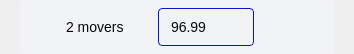
                              <widget class="QWidget" name="config_scroll_widget">
                               <property name="geometry">
                                <rect>
                                 <x>0</x>
                                 <y>0</y>
                                 <width>353</width>
                                 <height>54</height>
                                </rect>
                               </property>
                               <layout class="QVBoxLayout" name="config_scroll_layout">
                                <property name="spacing">
                                 <number>0</number>
                                </property>
                                <property name="leftMargin">
                                 <number>0</number>
                                </property>
                                <property name="topMargin">
                                 <number>0</number>
                                </property>
                                <property name="rightMargin">
                                 <number>0</number>
                                </property>
                                <property name="bottomMargin">
                                 <number>0</number>
                                </property>
                                <item>
                                 <widget class="QFrame" name="config_scroll_frame2">
                                  <property name="frameShape">
                                   <enum>QFrame::NoFrame</enum>
                                  </property>
                                  <property name="frameShadow">
                                   <enum>QFrame::Raised</enum>
                                  </property>
                                  <layout class="QVBoxLayout" name="config_scroll_layout2">
                                   <property name="spacing">
                                    <number>0</number>
                                   </property>
                                   <property name="leftMargin">
                                    <number>20</number>
                                   </property>
                                   <property name="topMargin">
                                    <number>0</number>
                                   </property>
                                   <property name="rightMargin">
                                    <number>20</number>
                                   </property>
                                   <property name="bottomMargin">
                                    <number>0</number>
                                   </property>
                                   <item alignment="Qt::AlignTop">
                                    <widget class="QFrame" name="config_clear_frame">
                                     <property name="minimumSize">
                                      <size>
                                       <width>0</width>
                                       <height>0</height>
                                      </size>
                                     </property>
                                     <property name="styleSheet">
                                      <string notr="true">QLabel {
	font-size: 14px;
	color: #070808;
}

QLineEdit {
	background: transparent;
	border: none;
	font-size: 14px;
	color: #070808;
	padding-left: 10px;
}

QLineEdit:enabled {
	border: 1px solid #0915CC;
	border-radius: 4px;
}</string>
                                     </property>
                                     <property name="frameShape">
                                      <enum>QFrame::NoFrame</enum>
                                     </property>
                                     <property name="frameShadow">
                                      <enum>QFrame::Raised</enum>
                                     </property>
                                     <layout class="QVBoxLayout" name="config_clear_layout">
                                      <property name="spacing">
                                       <number>0</number>
                                      </property>
                                      <property name="leftMargin">
                                       <number>0</number>
                                      </property>
                                      <property name="topMargin">
                                       <number>0</number>
                                      </property>
                                      <property name="rightMargin">
                                       <number>0</number>
                                      </property>
                                      <property name="bottomMargin">
                                       <number>0</number>
                                      </property>
                                      <item>
                                       <widget class="QFrame" name="frame_12">
                                        <property name="sizePolicy">
                                         <sizepolicy hsizetype="Preferred" vsizetype="Preferred">
                                          <horstretch>0</horstretch>
                                          <verstretch>0</verstretch>
                                         </sizepolicy>
                                        </property>
                                        <property name="minimumSize">
                                         <size>
                                          <width>0</width>
                                          <height>54</height>
                                         </size>
                                        </property>
                                        <property name="maximumSize">
                                         <size>
                                          <width>16777215</width>
                                          <height>16777215</height>
                                         </size>
                                        </property>
                                        <property name="styleSheet">
                                         <string notr="true">QFrame {
	background: #F2F3F6;
	border-radius: 4px;
}</string>
                                        </property>
                                        <property name="frameShape">
                                         <enum>QFrame::NoFrame</enum>
                                        </property>
                                        <property name="frameShadow">
                                         <enum>QFrame::Raised</enum>
                                        </property>
                                        <layout class="QHBoxLayout" name="horizontalLayout_8" stretch="1,0,0">
                                         <property name="spacing">
                                          <number>7</number>
                                         </property>
                                         <property name="leftMargin">
                                          <number>0</number>
                                         </property>
                                         <property name="topMargin">
                                          <number>0</number>
                                         </property>
                                         <property name="rightMargin">
                                          <number>80</number>
                                         </property>
                                         <property name="bottomMargin">
                                          <number>0</number>
                                         </property>
                                         <item alignment="Qt::AlignLeft">
                                          <widget class="QFrame" name="frame_13">
                                           <property name="frameShape">
                                            <enum>QFrame::NoFrame</enum>
                                           </property>
                                           <property name="frameShadow">
                                            <enum>QFrame::Raised</enum>
                                           </property>
                                           <layout class="QHBoxLayout" name="horizontalLayout_9">
                                            <property name="spacing">
                                             <number>7</number>
                                            </property>
                                            <property name="leftMargin">
                                             <number>17</number>
                                            </property>
                                            <property name="topMargin">
                                             <number>0</number>
                                            </property>
                                            <property name="rightMargin">
                                             <number>0</number>
                                            </property>
                                            <property name="bottomMargin">
                                             <number>0</number>
                                            </property>
                                            <item>
                                             <widget class="QLabel" name="label_11">
                                              <property name="minimumSize">
                                               <size>
                                                <width>22</width>
                                                <height>22</height>
                                               </size>
                                              </property>
                                              <property name="maximumSize">
                                               <size>
                                                <width>20</width>
                                                <height>20</height>
                                               </size>
                                              </property>
                                              <property name="styleSheet">
                                               <string notr="true"> image: url(:/image/config_users_icon.svg);</string>
                                              </property>
                                              <property name="text">
                                               <string/>
                                              </property>
                                              <property name="alignment">
                                               <set>Qt::AlignLeading|Qt::AlignLeft|Qt::AlignVCenter</set>
                                              </property>
                                             </widget>
                                            </item>
                                            <item>
                                             <widget class="QLabel" name="label_12">
                                              <property name="styleSheet">
                                               <string notr="true"/>
                                              </property>
                                              <property name="text">
                                               <string>2 movers</string>
                                              </property>
                                             </widget>
                                            </item>
                                           </layout>
                                          </widget>
                                         </item>
                                         <item alignment="Qt::AlignRight">
                                          <widget class="QLabel" name="label_13">
                                           <property name="minimumSize">
                                            <size>
                                             <width>20</width>
                                             <height>8</height>
                                            </size>
                                           </property>
                                           <property name="styleSheet">
                                            <string notr="true"> image: url(:/image/currency_icon.svg);</string>
                                           </property>
                                           <property name="text">
                                            <string/>
                                           </property>
                                          </widget>
                                         </item>
                                         <item alignment="Qt::AlignRight">
                                          <widget class="QLineEdit" name="lineEdit">
                                           <property name="minimumSize">
                                            <size>
                                             <width>96</width>
                                             <height>38</height>
                                            </size>
                                           </property>
                                           <property name="maximumSize">
                                            <size>
                                             <width>96</width>
                                             <height>38</height>
                                            </size>
                                           </property>
                                           <property name="text">
                                            <string>96.99</string>
                                           </property>
                                          </widget>
                                         </item>
                                        </layout>
                                       </widget>
                                      </item>
                                     </layout>
                                    </widget>
                                   </item>
                                  </layout>
                                 </widget>
                                </item>
                               </layout>
                              </widget>
